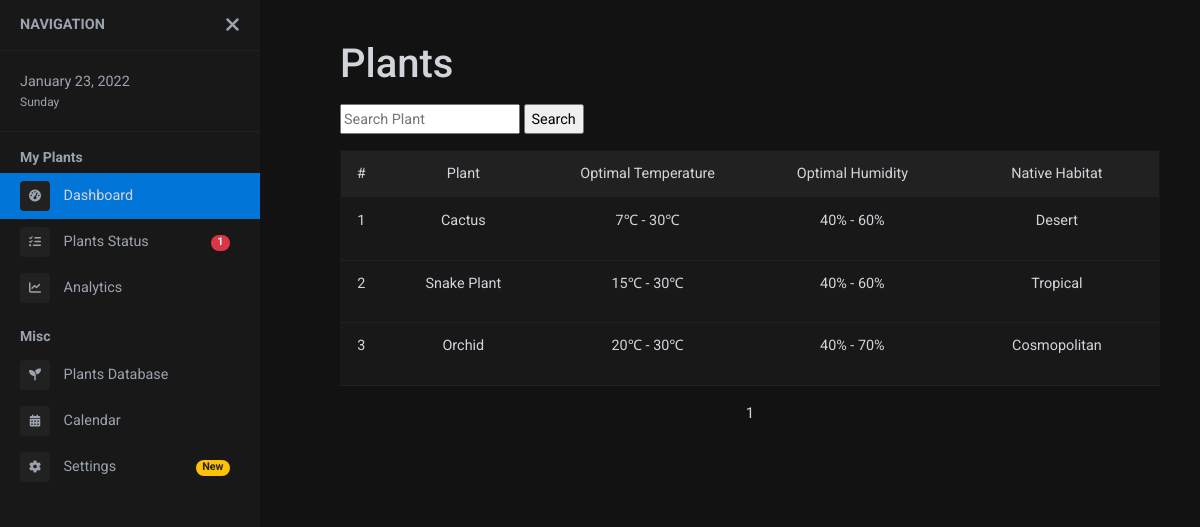
The page /plantData.php on the database its author committed.
### tables this page shows
CREATE TABLE plantData (
    id int(5) NOT NULL AUTO_INCREMENT PRIMARY KEY,
    plantName varchar(255) NOT NULL,
    minTemp int NOT NULL,
    maxTemp int NOT NULL,
    minHumidity int NOT NULL,
    maxHumidity int NOT NULL,
    habitat varchar(255) NOT NULL
);

### includes/config.php (called while the page is built, shortened)
<?php
	switch ($_SERVER["SCRIPT_NAME"]) {
		default:
			$CURRENT_PAGE = "index";
	}
?>

### includes/status_function.php (called while the page is built, shortened)
<?php
function countPlant() {
	global $conn;
	$query = "SELECT COUNT(
		CASE WHEN needsWatering = 0 THEN 1 END
	) AS 'count' FROM plant";
	$result = mysqli_query($conn, $query);
	$row = mysqli_fetch_assoc($result);
	$count = $row['count'];
	return $count;
}
function countAllPlant() {
	global $conn;
	$query = "SELECT COUNT(*) AS 'count' FROM plant";
	$result = mysqli_query($conn, $query);
	$row = mysqli_fetch_assoc($result);
	$count = $row['count'];
	return $count;
}
?>

### includes/plantData_function.php (called while the page is built, shortened)
<?php
function sortPlantData($column, $sort_order) {
	global $conn, $asc_or_desc, $page, $number_of_page, $number_of_result, $results_per_page;
	$sql = "SELECT * FROM plantData";
	$result = mysqli_query($conn, $sql);
	$number_of_result = mysqli_num_rows($result);
	$results_per_page = 30;
	$number_of_page = ceil ($number_of_result / $results_per_page);
	if (!isset ($_GET['page']) ) {
        $page = 1;
    } else {
        $page = $_GET['page'];
    }
	$sql = 'SELECT * FROM plantData ORDER BY ' . $column . ' ' . $sort_order;
	if(mysqli_query($conn, $sql)){
		$result = mysqli_query($conn, $sql);
		$plants = mysqli_fetch_all($result, MYSQLI_ASSOC);
		$final_plants = array();
		foreach ($plants as $plant) {
			array_push($final_plants, $plant);
		}
		return $final_plants;
	}
	else{
		echo mysqli_error($conn);
	}
}
?>

### plantData.php (the view, shortened to what this page needs)
<?php include("includes/config.php");?>
<?php require_once("includes/plantData_function.php");?>
<?php
    if (isset($_GET['column'])){
        $column = $_GET['column'];
        $plants = sortPlantData($column, $sort_order);
    }
    else if (isset($_GET['search'])){
        $plants = searchPlantData();
    }
    else{
        $plants = sortPlantData('id', 'ASC');
}
?>
<!DOCTYPE html>
<html lang="en">
<head>
	<?php include("includes/head.php");?>
</head>
<body>
	<div class="page-wrapper toggled">
		<?php include("includes/sidebar.php");?>
		<div class="page-content">
			<div class="container">
				<div class="header">
                    <h1 class="fs-3">Plants</h1>
				</div>
                <form method="get" action="plantData.php">
                    <input type="text" name="search" required placeholder="Search Plant" style="height:30px;"/>
                    <input type="submit" value="Search" style="cursor: pointer; height:30px;"/>
                </form>
                <?php if($plants == false): ?>
                    <p class="mt-5 text-center">No Results</p>
                <?php else: ?>
                    <section class="table mt-3">
                    <table class="text-center">
                        <tbody>
                            <tr>
                                <th style="width: 5%; border-top:none;">#</th>
                                <th style="width: 20%; border-top:none;">Plant</th>
                                <th style="width: 25%; border-top:none;">Optimal Temperature</th>
                                <th style="width: 25%; border-top:none;">Optimal Humidity</th>
                                <th style="width: 25%; border-top:none;">Native Habitat</th>
                            </tr>
                            <?php foreach ($plants as $plant): ?>
                            <tr>
                                <td></td>
                                <td>
                                    <?php echo $plant['plantName'] ?>
                                </td>
                                <td>
                                    <?php echo $plant['minTemp'].'℃ - ' ?>
                                    <?php echo $plant['maxTemp'].'℃'?>
                                </td>
                                <td>
                                    <?php echo $plant['minHumidity'].'% - ' ?>
                                    <?php echo $plant['maxHumidity'].'%'?>
                                </td>
                                <td>
                                    <p><?php echo $plant['habitat'] ?></p>
                                </td>
                            </tr>
                            <?php endforeach ?>
                        </tbody>
                    </table>
                    </section>
                <?php endif ?>
                <div class="page-nav text-center">
                    <?php
                        $max = 5;
                        if($number_of_page < $max){
                            for($page = 1; $page <= $number_of_page; $page++)
                            {
                                if (isset($_GET['search'])){
                                    echo '<a href = "plantData.php?search=' . $_GET['search'] . '&page=' . $page . '">' . $page . ' </a>';
                                }
                                else if(isset($_GET['category'])){
                                    echo '<a href = "plantData.php?category=' . $_GET['category'] . '&page=' . $page . '">' . $page . ' </a>';
                                }
                                else{
                                    echo '<a href = "plantData.php?page=' . $page . '">' . $page . ' </a>';
                                }
                            }
                        }
                    ?>
                </div>
            </div>
		</div>
	</div>
</body>

### includes/head.php (shortened to what this page needs)
<link rel="stylesheet" href="https://maxcdn.bootstrapcdn.com/bootstrap/4.0.0/css/bootstrap.min.css">
<link href="style.css" type="text/css", rel="stylesheet">

### includes/sidebar.php
<?php require_once("includes/status_function.php");?>
<?php $plant_complete = countPlant(); ?>
<?php $plant_count = countAllPlant(); ?>
<nav id="sidebar" class="sidebar-wrapper">
	<div class="sidebar-content">
		<div class="sidebar-brand">
			<a href="index.php">navigation</a>
			<div id="close-sidebar">
				<i class="fas fa-times"></i>
			</div>
		</div>
		<div class="sidebar-header">
			<div class="user-info">
				<span class="user-name"><?php echo date("F j, Y")?></span>
				<span class="user-role"><?php echo date('l')?></span>
			</div>
		</div>
		<div class="sidebar-menu">
			<ul>
				<li class="header-menu">
					<span>My Plants</span>
				</li>
				<li>
					<a href="index.php" class="<?php if ($CURRENT_PAGE == "index") {?>current-page<?php }?>">
						<i class="fa fa-tachometer-alt"></i>
						<span>Dashboard</span>
					</a>
				</li>
				<li>
					<a href="status.php" class="<?php if ($CURRENT_PAGE == "status") {?>current-page<?php }?>">
						<i class="fas fa-tasks"></i>
						<span>Plants Status</span>
						<span class="badge badge-pill badge-danger">
							<?php echo ($plant_count - $plant_complete) ?>
						</span>
					</a>
				</li>
				<li>
					<a href="analysis.php" class="<?php if ($CURRENT_PAGE == "analysis") {?>current-page<?php } ?>">
						<i class="fas fa-chart-line"></i>
						<span>Analytics</span>
					</a>
				</li>
				<li class="header-menu">
					<span>Misc</span>
				</li>
				<li>
					<a href="plantData.php" class="<?php if ($CURRENT_PAGE == "plantData") {?>current-page<?php } ?>">
						<i class="fas fa-seedling"></i>
						<span>Plants Database</span>
					</a>
				</li>
				<li>
					<a href="#">
						<i class="fa fa-calendar"></i>
						<span>Calendar</span>
					</a>
				</li>
				<li>
					<a href="#">
						<i class="fa fa-cog"></i>
						<span>Settings</span>
						<span class="badge badge-pill badge-warning">
							New
						</span>
					</a>
				</li>
			</ul>
		</div>
	</div>
</nav>

### style.css (style rules this page uses)
:root { --background: #121212; --card: #181818; --divider: #212121; --sidebar: #181818; --primary-text: #D1D5DB; --secondary-text: #9CA3AF; --accent: #0275d8; }
body { font-family: "Roboto", sans-serif; background-color: var(--background); color: var(--primary-text); font-size: 0.9rem; text-decoration: none; }
.header h1 { color: var(--primary-text); }
.page-wrapper .page-content { display: inline-block; width: 100%; padding-left: 0px; padding-top: 20px; }
.page-wrapper .page-content > div { padding: 20px 40px; }
.page-wrapper .page-content { overflow-x: hidden; }
.page-nav a { color: var(--primary-text); text-decoration: none; padding: 0.3rem; font-size: 15px; }
table { counter-reset: rowNumber; width: 100%; background-color: var(--card); text-transform: capitalize; color: var(--primary-text); }
table tr:not(:first-child) { counter-increment: rowNumber; }
table tr td:first-child::before { content: counter(rowNumber); }
table { border: 1px solid var(--card); }
table th { border-top: none; border-bottom: 1px solid transparent; background-color: var(--divider); font-weight: normal; }
table td { border-bottom: 1px solid var(--divider); }
nav { background: var(--sidebar); color: var(--secondary-text); width: 260px; height: 100%; max-height: 100%; position: fixed; top: 0; left: -300px; z-index: 999; -moz-user-select: -moz-none; -khtml-user-select: none; -webkit-user-select: none; }
nav a, nav i, nav a:hover { color: var(--secondary-text); text-decoration: none; }
.sidebar-wrapper ul { list-style-type: none; padding: 0; margin: 0; }
.current-page { background-color: var(--accent); }
.current-page span { color: var(--primary-text); }
.sidebar-header, .sidebar-search, .sidebar-menu { border-top: 1px solid var(--divider); }
.sidebar-content { max-height: calc(100% - 30px); height: calc(100% - 30px); overflow-y: auto; position: relative; }
.sidebar-brand { padding: 10px 20px; display: flex; align-items: center; }
.sidebar-brand > a { text-transform: uppercase; font-weight: bold; flex-grow: 1; }
.sidebar-brand #close-sidebar { cursor: pointer; font-size: 20px; }
.sidebar-header { padding: 20px; overflow: hidden; }
.sidebar-header .user-info { float: left; }
.sidebar-header .user-info > span { display: block; }
.sidebar-header .user-info .user-role { font-size: 12px; }
.sidebar-menu ul li a i, .sidebar-menu .sidebar-dropdown div, .sidebar-search input.search-menu, .sidebar-search .input-group-text { background: var(--divider); }
.sidebar-menu { padding-bottom: 10px; }
.sidebar-menu .header-menu span { font-weight: bold; font-size: 14px; padding: 15px 20px 5px 20px; display: inline-block; }
.sidebar-menu ul li a { display: inline-block; width: 100%; text-decoration: none; position: relative; padding: 8px 30px 8px 20px; }
.sidebar-menu ul li a i { margin-right: 10px; font-size: 12px; width: 30px; height: 30px; line-height: 30px; text-align: center; border-radius: 4px; }
.sidebar-menu ul li a span.label, .sidebar-menu ul li a span.badge { float: right; margin-top: 8px; margin-left: 5px; }
nav, .sidebar-brand > a, .sidebar-dropdown > a:after, .sidebar-submenu li a:before, nav ul li a i, .page-wrapper .page-content, .sidebar-search input.search-menu, .sidebar-search .input-group-text, .sidebar-menu ul li a, #show-sidebar, #close-sidebar { -webkit-transition: all 0.3s ease; -moz-transition: all 0.3s ease; -ms-transition: all 0.3s ease; -o-transition: all 0.3s ease; transition: all 0.3s ease; }
.page-wrapper.toggled #close-sidebar { color: #bdbdbd; }
.page-wrapper.toggled .sidebar-wrapper { left: 0px; }
@media screen and (min-width: 768px) { .page-wrapper.toggled .page-content { padding-left: 300px; } }

### rows shown on the page
plantdata: plantName "Cactus", minTemp "7", maxTemp "30", minHumidity "40", maxHumidity "60", habitat "Desert"
plantdata: plantName "Snake Plant", minTemp "15", maxTemp "30", minHumidity "40", maxHumidity "60", habitat "Tropical"
plantdata: plantName "Orchid", minTemp "20", maxTemp "30", minHumidity "40", maxHumidity "70", habitat "Cosmopolitan"

### other values the page prints
$plant_count - $plant_complete "1"
